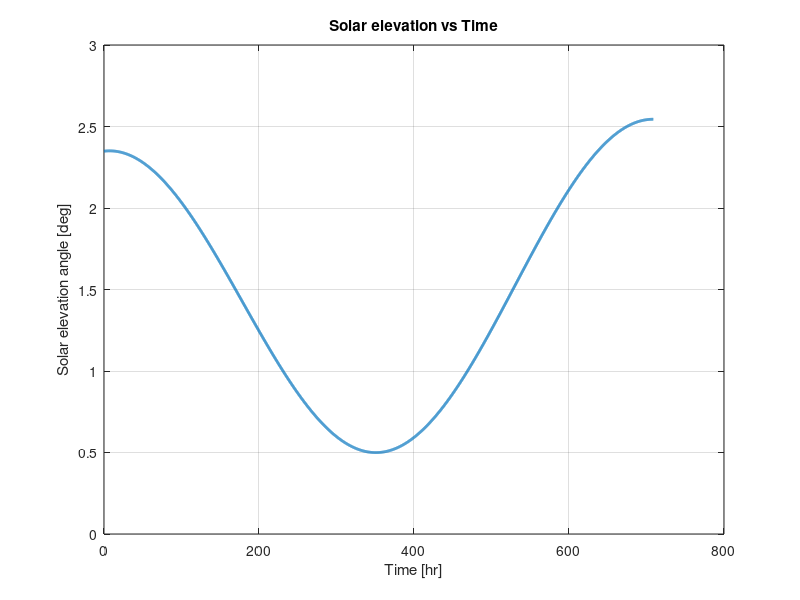
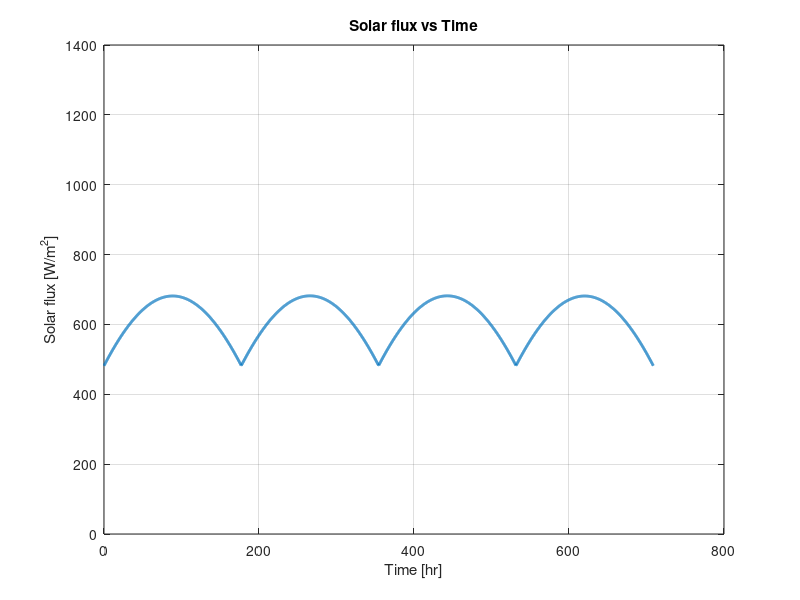
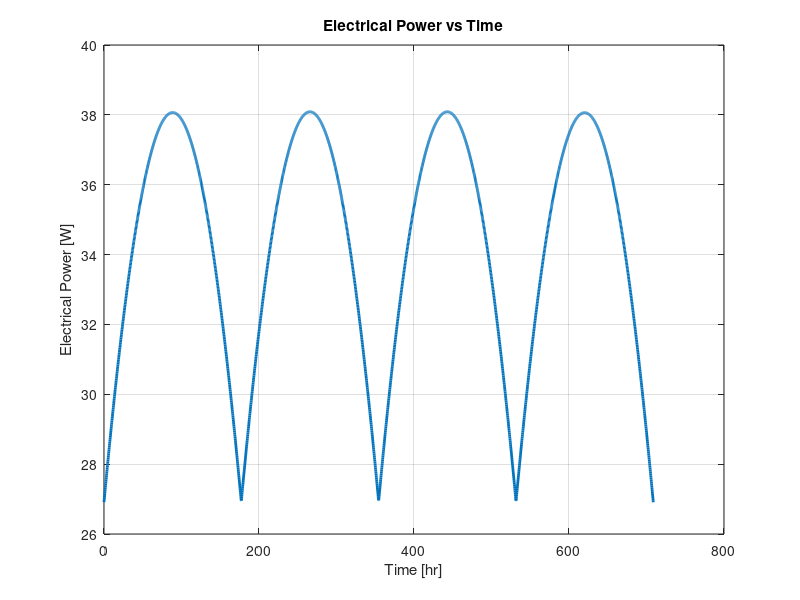

Here is the MATLAB script that generated these plots, in order:
clear; clc; close all;

%% TIME AND SOLAR CONSTANTS

n       = 2831;                  % October 1, 2027 reference day
Tau     = deg2rad(-1.545);
Y       = 346.71;
t_0     = -1.23;

T_total = 708.75;               % lunar day [hr]
dt      = 0.25;
t       = 0:dt:T_total;
N       = length(t);

omega   = 360 / T_total;        % deg/hr

%% MOON GEOMETRY

R_moon    = 1737400;            % meters
h_panel   = 0.3;                % meters
theta_dip = acos(R_moon/(R_moon + h_panel));  % radians

L = deg2rad(-91);               % latitude (slightly beyond pole for numerical stability)
E = deg2rad(90);                % vertical panels

%% SOLAR CONSTANTS

G_sc    = 1361;                 % W/m^2
I_illum = 0.3543;               % illumination factor

%% PANEL PROPERTIES

panel_number = 4;

panel_width  = 0.35;            % meters
panel_height = 0.6;             % meters

panel_area_single = panel_width * panel_height;

panel_eff   = 0.28;
inc_derate  = 0.95;

azi_p = deg2rad([0, 90, 180, 270]);      % panel azimuth orientations

%% BATTERY PROPERTIES

panel_mass_per_m2     = 2.0;    % kg/m^2
batt_specific_energy  = 200;    % Wh/kg

%% PREALLOCATE ARRAYS

B_arr      = zeros(1,N);
G_flux_arr = zeros(1,N);
P_elec_arr = zeros(1,N);

%% MAIN LOOP

for i = 1:N

    ti = t(i);

    % Solar declination
    delta = Tau * sin(deg2rad(360/Y * (n + ti/24 - t_0)));

    % Hour angle
    H = deg2rad(omega * (T_total/2 - ti));

    % Solar elevation
    B = asin(cos(L)*cos(delta)*cos(H) + sin(L)*sin(delta));
    B_arr(i) = B;

    % Solar azimuth
    cosB = cos(B);

    if abs(cosB) > 1e-10
        azi_s = asin(max(-1, min(1, cos(delta)*sin(H)/cosB)));
    else
        azi_s = 0;
    end

    %% Compute total electrical power from all panels

    P_total = 0;
    G_total = 0;

    % Check if Sun is above raised horizon
    if B > -theta_dip

        for p = 1:panel_number

            cos_theta = cos(B)*cos(azi_s - azi_p(p)) + sin(B)*cos(E);

            if cos_theta > 0

                % Irradiance contribution from this panel
                G_panel = G_sc * cos_theta * I_illum;

                % Electrical power from this panel
                P_panel = G_panel ...
                          * panel_area_single ...
                          * panel_eff ...
                          * inc_derate;

                P_total = P_total + P_panel;
                G_total = G_total + G_panel;

            end

        end

    end

    G_flux_arr(i) = G_total;
    P_elec_arr(i) = P_total;

end

%% POWER STATISTICS

P_avg = mean(P_elec_arr);
P_max = max(P_elec_arr);

disp(['Average electrical power: ', num2str(P_avg), ' W'])
disp(['Max electrical power: ', num2str(P_max), ' W'])

%% ENERGY OVER FULL LUNAR DAY

t_mission = 24*14; % full 14 day mission time

E_solar = P_avg * t_mission;

disp(['Total solar energy generated: ', num2str(E_solar), ' Wh'])

%% ENERGY BUDGET

speeds = [0.005, 0.010, 0.015, 0.020, 0.025];   % m/s

P_base = 25.0; % W

t_trav = (1000 ./ speeds) / 3600;

E_base = P_base .* t_trav;

E_avionics_travel = 10*t_trav;
E_avionics_rest = 1.5*(t_mission-t_trav);
E_heaters = 0.2*t_mission;
E_payloads = 4*15*t_mission;
E_motors = min(E_base);

E_total = E_avionics_travel + E_avionics_rest + E_heaters + E_payloads + E_motors

E_required = E_total - E_solar;

disp(['Total mission energy required: ', num2str(E_total), ' Wh'])
disp(['Energy deficit (battery must supply): ', num2str(E_required), ' Wh'])

%% BATTERY MASS REQUIRED
mass_batt_no_panels = E_total / batt_specific_energy;
mass_batt_panels = E_required / batt_specific_energy;

disp(['Battery mass required w/ no panels: ', num2str(mass_batt_no_panels), ' kg'])
disp(['Battery mass requiredw/ panels: ', num2str(mass_batt_panels), ' kg'])

%% PANEL MASS

panel_mass = panel_area_single * panel_number * panel_mass_per_m2;

disp(['Solar panel mass: ', num2str(panel_mass), ' kg'])

%% PLOTS

figure;
plot(t, rad2deg(B_arr), 'LineWidth',2)
xlabel('Time [hr]')
ylabel('Solar elevation angle [deg]')
title('Solar elevation vs Time')
grid on

figure;
plot(t, G_flux_arr, 'LineWidth',2)
xlabel('Time [hr]')
ylabel('Solar flux [W/m^2]')
title('Solar flux vs Time')
ylim([0 1400])
grid on

figure;
plot(t, P_elec_arr, 'LineWidth',2)
xlabel('Time [hr]')
ylabel('Electrical Power [W]')
title('Electrical Power vs Time')
grid on
